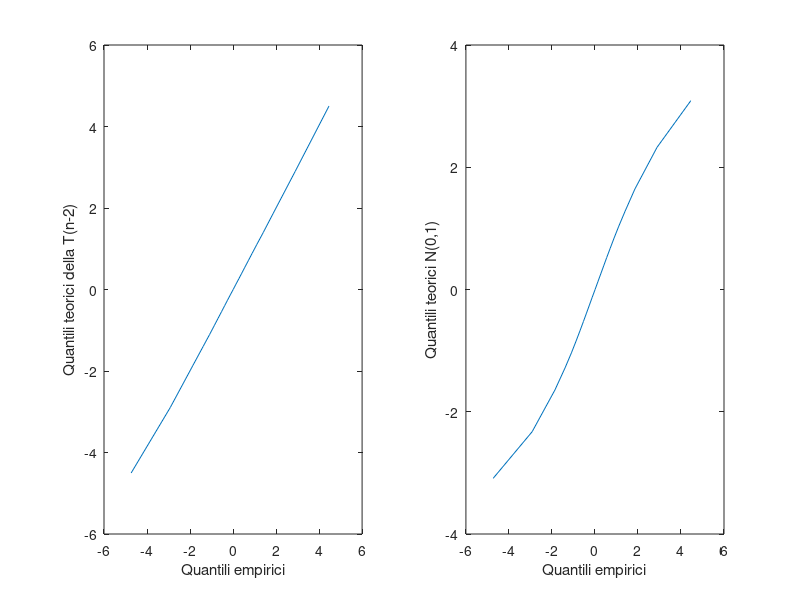

MATLAB code to generate this figure:
%% Dati di input
n=10;
nsimul=100000;
quant=[0.001 0.01	0.05:0.05:0.95	0.99 0.999]';

%% Calcoli richiesti
% Test = vettore di dimensione 100000-by-1 che conterrà in posizione i il test
% sul coefficiente di correlazione basato sulla simulazione i
Test=zeros(nsimul,1);
% Rall= vettore di dimensione nsimul-by-1 che contiene in posizione i il
% valore del coefficiente di correlazione per la simulazione i-esima
Rall=zeros(nsimul,1);
for i=1:nsimul
    % Per ogni simulazione vengono generate due variabili indipendenti di
    % dimensione nx1 da una distribuzione normale standardizzata
    x=randn(n,1);
    y=randn(n,1);
    % Per ogni simulazione si calcola il coefficiente di correlazione
    % lineare
    r=corr(x,y);

    % Inserisco il valore del test per la simulazione i nella riga i del
    % vettore Test
    Test(i)=(r/sqrt(1-r^2))*sqrt(n-2);
    % Inserisco il valore del coefficiente di correlazione per la
    % simulazione i nella riga i del vettore Rall
    Rall(i)=r;
end
% Testsor = valori ordinati dei coefficienti di correlazione campionari
Testsor=sort(Test);


%% Confronto dei quantili empirici con quelli teorici

% Empirici = calcolo dei quantili empirici
Empirici=Testsor(round(nsimul*quant));
% Calcolo dei quantili teorici utilizzando la T di student con (n-2) gradi
% di libertà
TeoriciT=tinv(quant,n-2);
% disp('Confronto tra quantili empirici e quantili teorici')
% disp([quant Empirici TeoriciT]);

subplot(1,2,1)
% Confronto tra quantili empirici e quantili teorici in maniera grafica
plot(Empirici,TeoriciT)
xlabel('Quantili empirici')
ylabel('Quantili teorici della T(n-2)')


% Confronto dei quantili empirici con quelli teorici della N(0,1)
subplot(1,2,2)
TeoriciN=norminv(quant);
% Confronto tra quantili empirici e quantili teorici in maniera grafica
plot(Empirici,TeoriciN)
xlabel('Quantili empirici')
ylabel('Quantili teorici N(0,1)')

%% P values empirici e teorici
% 1) ipotesi alternativa bilaterale H_1: rho <> 0 (rho diverso da zero)
pvalEmpiricoH1bil=sum(abs(Test)>2.6)/nsimul;
pvalTeoricoH1bil=tcdf(abs(-2.6),n-2,'upper')*2;
disp(['p-value teorico calcolato tramite la distribuzione T(n-2) ' ...
    'H_1: rho <> 0 ed empirico'])
disp([pvalTeoricoH1bil pvalEmpiricoH1bil])

% 2) ipotesi alternativa unilaterale destra H_1: rho > 0
pvalEmpiricoH1dx=sum(Test>-2.6)/nsimul;
pvalTeoricoH1dx=tcdf(-2.6,n-2,'upper');
disp(['p-value teorico calcolato tramite la distribuzione T(n-2) ' ...
    'H_1: rho > 0 ed empirico'])
disp([pvalTeoricoH1dx pvalEmpiricoH1dx])

% 3) ipotesi alternativa unilaterale sinistra. H_1: rho < 0
pvalEmpiricoH1sx=sum(Test<-2.6)/nsimul;
pvalTeoricoH1sx=tcdf(-2.6,n-2);
disp(['p-value teorico calcolato tramite la distribuzione T(n-2) ' ...
    'H_1: rho < 0 ed empirico'])
disp([pvalTeoricoH1sx pvalEmpiricoH1sx])

% print -depsc figs\quantEmpTheoTestRho.eps;
 
